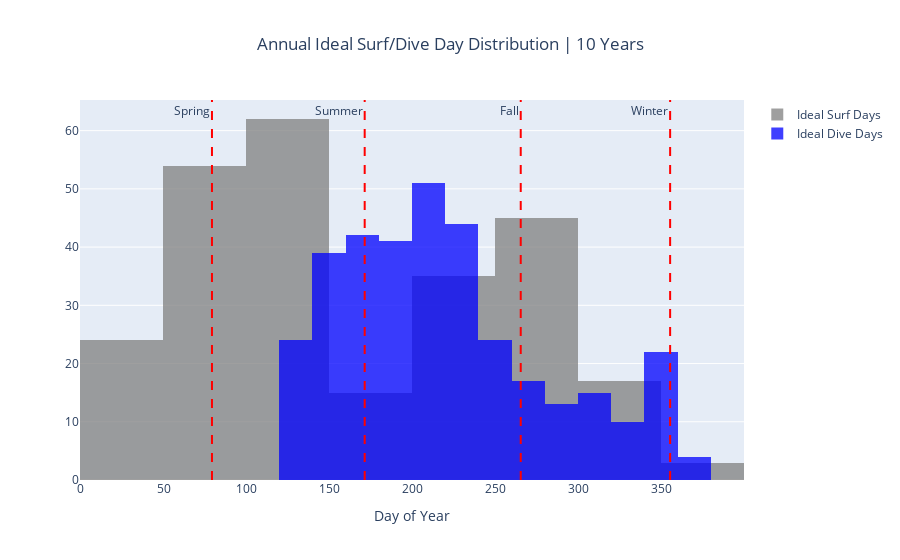

Notebook code cell kept with this figure:
### Code cell
import plotly.graph_objects as go

import numpy as np

x0 = ideal_surf_df['DOY']
# Add 1 to shift the mean of the Gaussian distribution
x1 = ideal_dive_df['DOY']

fig = go.Figure()
fig.add_trace(go.Histogram(x=x0, name='Ideal Surf Days', marker_color="grey"))
fig.add_trace(go.Histogram(x=x1, name='Ideal Dive Days', marker_color="blue"))

season_cutoffs = {
    'Winter': [355, 78],  # Example: Winter from DOY 1 to 80
    'Spring': [79, 170],  # Example: Spring from DOY 81 to 170
    'Summer': [171, 264],  # Example: Summer from DOY 171 to 260
    'Fall': [265, 354]  # Example: Fall from DOY 261 to 365
}

for season, cutoffs in season_cutoffs.items():
    fig.add_vline(x=cutoffs[0], line_dash="dash", line_color="red", annotation_text=season, annotation_position="top left")

fig.update_xaxes(title_text='Day of Year')
# fig.update_yaxes(title_text='Ideal Days')


# Overlay both histograms
fig.update_layout(barmode='overlay')
# Reduce opacity to see both histograms
fig.update_traces(opacity=0.75)

fig.update_layout(title="Annual Ideal Surf/Dive Day Distribution | 10 Years")

fig.update_layout(title_x=0.5)  # Center the title

fig.show()

### Figure 1 — Plotly figure (JSON) as saved in the notebook; plotly's stock layout.template omitted (floating-point values rounded to 4 significant figures; data arrays with more than 128 entries replaced by an {"elided": "..."} marker saying what was removed)
{"data": [{"marker": {"color": "grey"}, "name": "Ideal Surf Days", "opacity": 0.75, "type": "histogram", "x": {"elided": "255 int values"}}, {"marker": {"color": "blue"}, "name": "Ideal Dive Days", "opacity": 0.75, "type": "histogram", "x": {"elided": "346 int values"}}], "layout": {"annotations": [{"showarrow": false, "text": "Winter", "x": 355, "xanchor": "right", "xref": "x", "y": 1, "yanchor": "top", "yref": "y domain"}, {"showarrow": false, "text": "Spring", "x": 79, "xanchor": "right", "xref": "x", "y": 1, "yanchor": "top", "yref": "y domain"}, {"showarrow": false, "text": "Summer", "x": 171, "xanchor": "right", "xref": "x", "y": 1, "yanchor": "top", "yref": "y domain"}, {"showarrow": false, "text": "Fall", "x": 265, "xanchor": "right", "xref": "x", "y": 1, "yanchor": "top", "yref": "y domain"}], "barmode": "overlay", "shapes": [{"line": {"color": "red", "dash": "dash"}, "type": "line", "x0": 355, "x1": 355, "xref": "x", "y0": 0, "y1": 1, "yref": "y domain"}, {"line": {"color": "red", "dash": "dash"}, "type": "line", "x0": 79, "x1": 79, "xref": "x", "y0": 0, "y1": 1, "yref": "y domain"}, {"line": {"color": "red", "dash": "dash"}, "type": "line", "x0": 171, "x1": 171, "xref": "x", "y0": 0, "y1": 1, "yref": "y domain"}, {"line": {"color": "red", "dash": "dash"}, "type": "line", "x0": 265, "x1": 265, "xref": "x", "y0": 0, "y1": 1, "yref": "y domain"}], "title": {"text": "Annual Ideal Surf/Dive Day Distribution | 10 Years", "x": 0.5}, "xaxis": {"title": {"text": "Day of Year"}}}}
